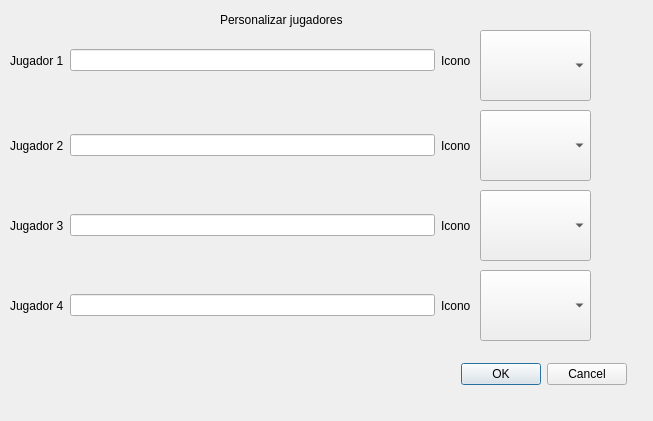
<?xml version="1.0" encoding="UTF-8"?>
<ui version="4.0">
 <class>SelecJugadores</class>
 <widget class="QDialog" name="SelecJugadores">
  <property name="geometry">
   <rect>
    <x>0</x>
    <y>0</y>
    <width>653</width>
    <height>421</height>
   </rect>
  </property>
  <property name="windowTitle">
   <string>Dialog</string>
  </property>
  <property name="windowIcon">
   <iconset resource="Resource.qrc">
    <normaloff>:/Resources/logo.png</normaloff>:/Resources/logo.png</iconset>
  </property>
  <widget class="QWidget" name="layoutWidget">
   <property name="geometry">
    <rect>
     <x>10</x>
     <y>290</y>
     <width>461</width>
     <height>31</height>
    </rect>
   </property>
   <layout class="QHBoxLayout" name="horizontalLayout_4">
    <item>
     <widget class="QLabel" name="label_4">
      <property name="text">
       <string>Jugador 4</string>
      </property>
     </widget>
    </item>
    <item>
     <widget class="QLineEdit" name="ltx_jugador4">
      <property name="tabletTracking">
       <bool>true</bool>
      </property>
      <property name="readOnly">
       <bool>false</bool>
      </property>
     </widget>
    </item>
    <item>
     <widget class="QLabel" name="label_9">
      <property name="text">
       <string>Icono</string>
      </property>
     </widget>
    </item>
   </layout>
  </widget>
  <widget class="QWidget" name="layoutWidget_2">
   <property name="geometry">
    <rect>
     <x>10</x>
     <y>130</y>
     <width>461</width>
     <height>31</height>
    </rect>
   </property>
   <layout class="QHBoxLayout" name="horizontalLayout_2">
    <item>
     <widget class="QLabel" name="label_2">
      <property name="text">
       <string>Jugador 2</string>
      </property>
     </widget>
    </item>
    <item>
     <widget class="QLineEdit" name="ltx_jugador2"/>
    </item>
    <item>
     <widget class="QLabel" name="label_7">
      <property name="text">
       <string>Icono</string>
      </property>
     </widget>
    </item>
   </layout>
   <zorder>label_2</zorder>
   <zorder>label_7</zorder>
   <zorder>ltx_jugador2</zorder>
  </widget>
  <widget class="QWidget" name="layoutWidget_3">
   <property name="geometry">
    <rect>
     <x>10</x>
     <y>40</y>
     <width>461</width>
     <height>41</height>
    </rect>
   </property>
   <layout class="QHBoxLayout" name="horizontalLayout">
    <item>
     <widget class="QLabel" name="label">
      <property name="text">
       <string>Jugador 1</string>
      </property>
     </widget>
    </item>
    <item>
     <widget class="QLineEdit" name="ltx_jugador1"/>
    </item>
    <item>
     <widget class="QLabel" name="label_6">
      <property name="text">
       <string>Icono</string>
      </property>
     </widget>
    </item>
   </layout>
  </widget>
  <widget class="QWidget" name="layoutWidget_4">
   <property name="geometry">
    <rect>
     <x>10</x>
     <y>210</y>
     <width>461</width>
     <height>31</height>
    </rect>
   </property>
   <layout class="QHBoxLayout" name="horizontalLayout_3">
    <item>
     <widget class="QLabel" name="label_3">
      <property name="text">
       <string>Jugador 3</string>
      </property>
     </widget>
    </item>
    <item>
     <widget class="QLineEdit" name="ltx_jugador3">
      <property name="readOnly">
       <bool>false</bool>
      </property>
     </widget>
    </item>
    <item>
     <widget class="QLabel" name="label_8">
      <property name="text">
       <string>Icono</string>
      </property>
     </widget>
    </item>
   </layout>
  </widget>
  <widget class="QDialogButtonBox" name="btnBox">
   <property name="geometry">
    <rect>
     <x>460</x>
     <y>360</y>
     <width>167</width>
     <height>29</height>
    </rect>
   </property>
   <property name="standardButtons">
    <set>QDialogButtonBox::Cancel|QDialogButtonBox::Ok</set>
   </property>
  </widget>
  <widget class="QLabel" name="label_5">
   <property name="geometry">
    <rect>
     <x>220</x>
     <y>10</y>
     <width>211</width>
     <height>20</height>
    </rect>
   </property>
   <property name="text">
    <string>Personalizar jugadores</string>
   </property>
  </widget>
  <widget class="QComboBox" name="cbx_jugador2">
   <property name="geometry">
    <rect>
     <x>480</x>
     <y>30</y>
     <width>111</width>
     <height>71</height>
    </rect>
   </property>
   <property name="iconSize">
    <size>
     <width>100</width>
     <height>70</height>
    </size>
   </property>
  </widget>
  <widget class="QComboBox" name="cbx_jugador1">
   <property name="geometry">
    <rect>
     <x>480</x>
     <y>110</y>
     <width>111</width>
     <height>71</height>
    </rect>
   </property>
   <property name="iconSize">
    <size>
     <width>100</width>
     <height>70</height>
    </size>
   </property>
  </widget>
  <widget class="QComboBox" name="cbx_jugador3">
   <property name="geometry">
    <rect>
     <x>480</x>
     <y>190</y>
     <width>111</width>
     <height>71</height>
    </rect>
   </property>
   <property name="iconSize">
    <size>
     <width>100</width>
     <height>70</height>
    </size>
   </property>
  </widget>
  <widget class="QComboBox" name="cbx_jugador4">
   <property name="geometry">
    <rect>
     <x>480</x>
     <y>270</y>
     <width>111</width>
     <height>71</height>
    </rect>
   </property>
   <property name="iconSize">
    <size>
     <width>100</width>
     <height>70</height>
    </size>
   </property>
  </widget>
 </widget>
 <tabstops>
  <tabstop>ltx_jugador1</tabstop>
  <tabstop>ltx_jugador2</tabstop>
  <tabstop>ltx_jugador3</tabstop>
  <tabstop>ltx_jugador4</tabstop>
 </tabstops>
 <resources>
  <include location="Resource.qrc"/>
 </resources>
 <connections/>
</ui>
